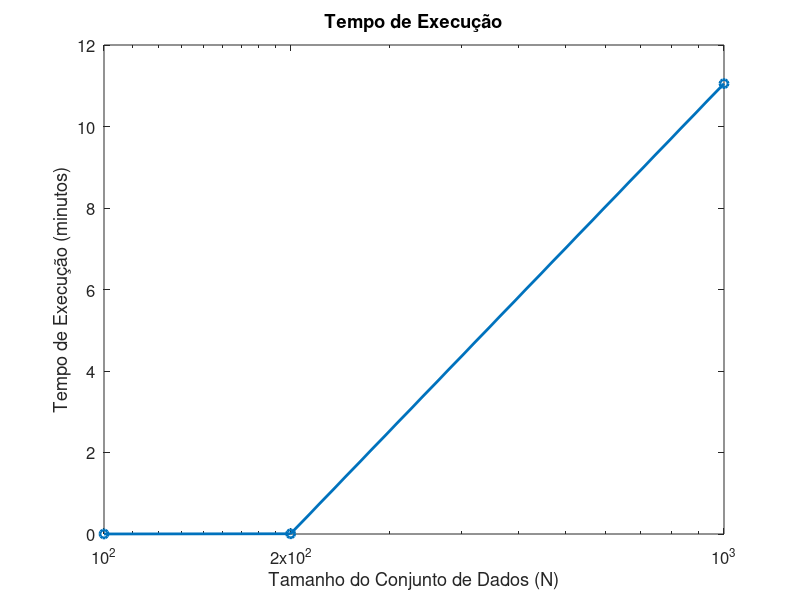
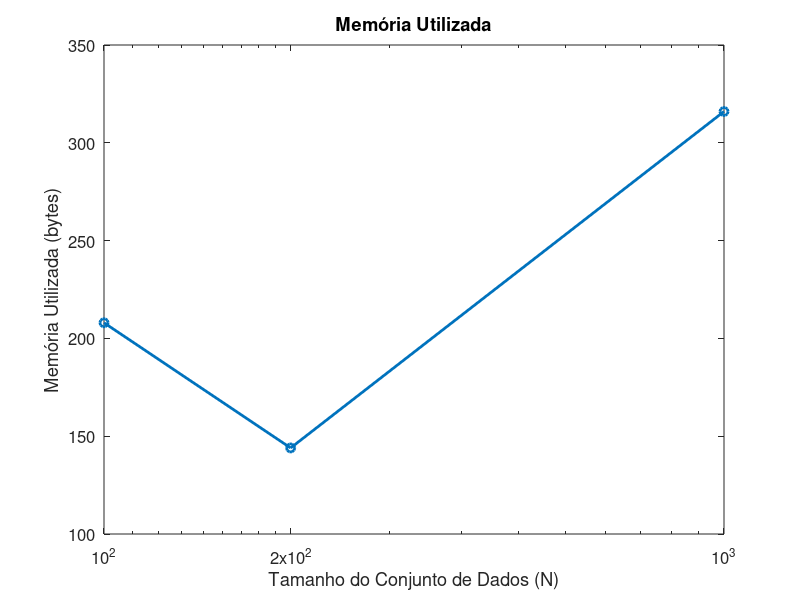

These charts were generated, in order, by the following MATLAB code:
% Tempo
N = [100, 200, 1000];
Tempo_busca_cubica = [0.05364220000046771, 0.34266520000528544, 663.1564822];

% Converta o tempo de execução de segundos para minutos
Tempo_busca_cubica_minutos = Tempo_busca_cubica / 60;

% Plotar o gráfico de tempo de execução para busca_cubica
figure;
semilogx(N, Tempo_busca_cubica_minutos, '-o', 'LineWidth', 2);
xlabel('Tamanho do Conjunto de Dados (N)', 'FontSize', 14); % Aumente o tamanho da fonte
ylabel('Tempo de Execução (minutos)', 'FontSize', 14); % Aumente o tamanho da fonte
title('Tempo de Execução', 'FontSize', 16); % Aumente o tamanho da fonte
set(gca, 'XTick', N); % Defina os valores de N como marcas no eixo x
set(gca, 'XScale', 'log'); % Configure a escala do eixo x para logaritmo
xlim([min(N), max(N)]); % Defina os limites do eixo x

% Aumente o tamanho da fonte no gráfico
set(gca, 'FontSize', 12);

% Remova as grades
grid off;


% Memória gasta
N = [100, 200, 1000];
Memoria_busca_cubica = [208, 144, 316];

% Plotar o gráfico de memória utilizada para busca_cubica
figure;
semilogx(N, Memoria_busca_cubica, '-o', 'LineWidth', 2);
xlabel('Tamanho do Conjunto de Dados (N)', 'FontSize', 14); % Aumente o tamanho da fonte
ylabel('Memória Utilizada (bytes)', 'FontSize', 14); % Aumente o tamanho da fonte
title('Memória Utilizada', 'FontSize', 16); % Aumente o tamanho da fonte
set(gca, 'XTick', N); % Defina os valores de N como marcas no eixo x
set(gca, 'XScale', 'log'); % Configure a escala do eixo x para logaritmo
xlim([min(N), max(N)]); % Defina os limites do eixo x

% Aumente o tamanho da fonte no gráfico
set(gca, 'FontSize', 12);

% Remova as grades
grid off;

